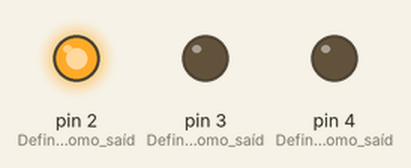
The sketch below on a simulated Arduino Uno, built with avr-gcc and run on an emulated ATmega328P. On the bench: output pins drawn as LEDs (lit = HIGH).

Above: at 2.0 s.
At 5.0 s:
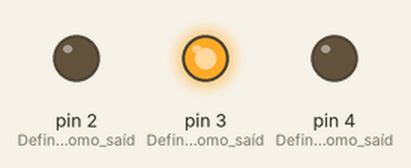
At 8.5 s:
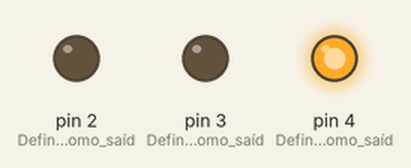
Timing chart, 0 to 14.3 s (numbered marks = the images above):
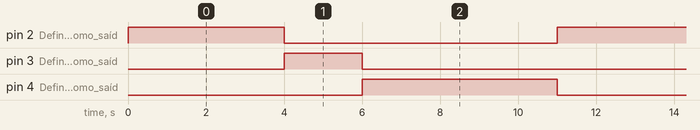

The sketch:

Semaforo.ino
```cpp
// CS&I LAB - INTRODUÇÃO À INTERNET DAS COISAS - SEMÁFORO

// Executada uma única vez
void setup() {
  pinMode(2, OUTPUT); // Define o pino 2 como saída
  pinMode(3, OUTPUT); // Define o pino 3 como saída
  pinMode(4, OUTPUT); // Define o pino 4 como saída
}

// Executa constantemente
void loop() {
  digitalWrite(2, HIGH); // Liga o LED verde
  delay(4000);           // Aguarda 4 segundos
  digitalWrite(2, LOW);  // Apaga o LED verde

  digitalWrite(3, HIGH); // Liga o LED amarelo
  delay(2000);           // Aguarda 2 segundos
  digitalWrite(3, LOW);  // Apaga o LED amarelo

  digitalWrite(4, HIGH); // Liga o LED vermelho
  delay(5000);           // Aguarda 5 segundos
  digitalWrite(4, LOW);  // Apaga o LED vermelho
}
```

Measured:
- by itself, pin 2 (Define_o_pino_2_como_saíd): alternates HIGH for 4.0 s and LOW for 7.0 s
- by itself, pin 3 (Define_o_pino_3_como_saíd): alternates HIGH for 2.0 s and LOW for 9.0 s
- by itself, pin 4 (Define_o_pino_4_como_saíd): alternates HIGH for 5.0 s and LOW for 6.0 s
